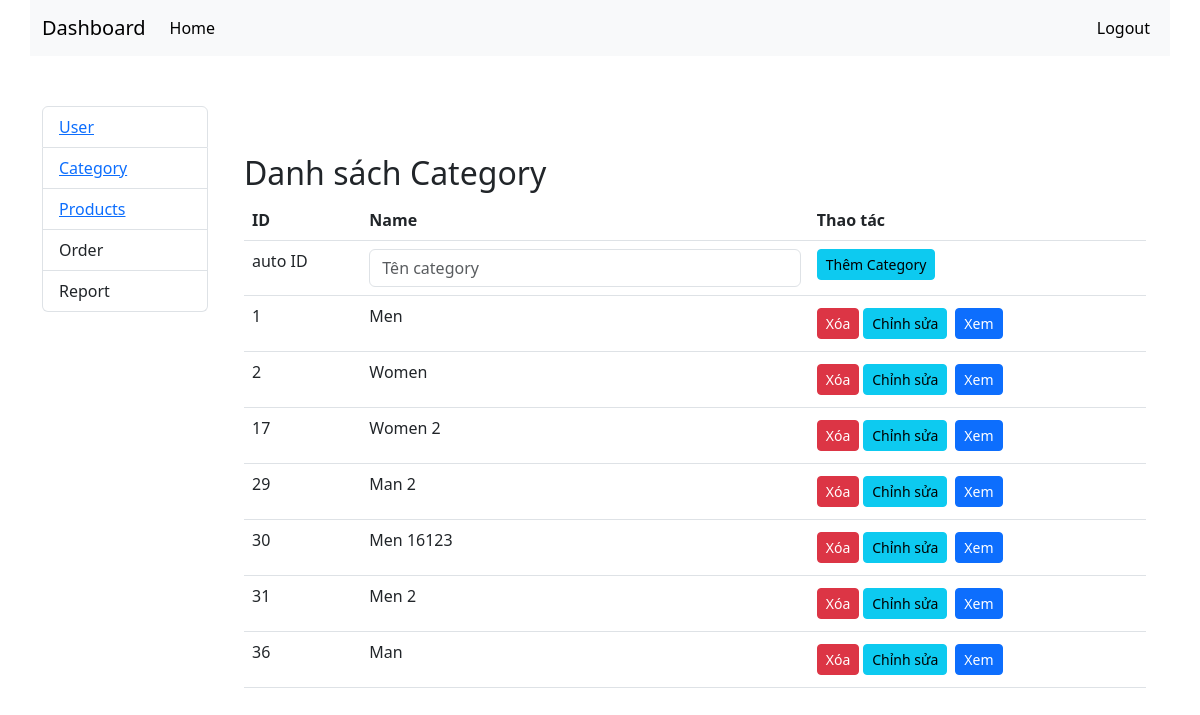
Page /controller/index.php?m=category&a=cat (signed in) on the committed database.
### tables this page shows
CREATE TABLE `cat_product` (
  `cat_id` int NOT NULL AUTO_INCREMENT,
  `cat_name` varchar(45) NOT NULL,
  PRIMARY KEY (`cat_id`)
);

### controller/database/function.php (called while the page is built, shortened)
<?
function getRecord($mysqli, $tb_name)
{
    $sql = "SELECT * FROM " . $tb_name;
    $result = mysqli_query($mysqli, $sql);
    if ($result) {
        return $result;
    } else {
        echo "Lỗi khi thực hiện truy vấn: " . mysqli_error($mysqli);
    }
    return null;
}

### controller/category/cat.php (the view, shortened to what this page needs)
<!DOCTYPE html>
<html lang="en">
<head>
    <link href="https://cdn.jsdelivr.net/npm/bootstrap@5.3.0/dist/css/bootstrap.min.css" rel="stylesheet">
</head>
<body>
    <div class="container mt-5">
        <h2>Danh sách Category</h2>
        <table class="table">
            <thead>
                <tr>
                    <th>ID</th>
                    <th>Name</th>
                    <th>Thao tác</th>
                </tr>
            </thead>
            <tbody>
                <?
                echo "<tr>";
                echo '<form method="post" action="">';
                echo '<td> auto ID</td>';
                echo "<td> <div class='form-group'>
                <input type='text' class='form-control' name='cat-name' placeholder='Tên category'>
            </div> </td>";
                echo "<td>";
                echo "<input type='submit' name='add-cat' value='Thêm Category' class='btn btn-info btn-sm'></input>";
                echo "</td>";
                echo "</tr>";
                $row = getRecord($mysqli, 'cat_product');
                if (!empty($row)) {
                    foreach ($row as $category) {
                        echo "<tr>";
                        echo "<td>" . $category["cat_id"] . "</td>";
                        echo "<td>" . $category["cat_name"] . "</td>";
                        echo "<td>";
                        echo "<a href='../controller/index.php?m=category&a=delete&id=" . $category["cat_id"] . "' class='btn btn-danger btn-sm' onclick='return confirm(\"Bạn có chắc chắn muốn xóa?\")'>Xóa</a>";
                        echo '<a href="../controller/index.php?m=category&a=edit&id=' . $category['cat_id'] . '" class="btn btn-info btn-sm ml-2 m-1">Chỉnh sửa</a>';
                        echo '<a href="../controller/index.php?m=category&a=cat-product&id=' . $category['cat_id'] . '" class="btn btn-primary btn-sm ml-2 m-1">Xem</a>';
                        echo "</td>";
                        echo "</tr>";
                    }
                } else {
                    echo "<tr><td colspan='3'>Không có dữ liệu.</td></tr>";
                }
                ?>
            </tbody>
        </table>
    </div>
</body>
</html>

### rows in the picture
cat_product: cat_id "1", cat_name "Men"
cat_product: cat_id "2", cat_name "Women"
cat_product: cat_id "17", cat_name "Women 2"
cat_product: cat_id "29", cat_name "Man 2"
cat_product: cat_id "30", cat_name "Men 16123"
cat_product: cat_id "31", cat_name "Men 2"
cat_product: cat_id "36", cat_name "Man"
